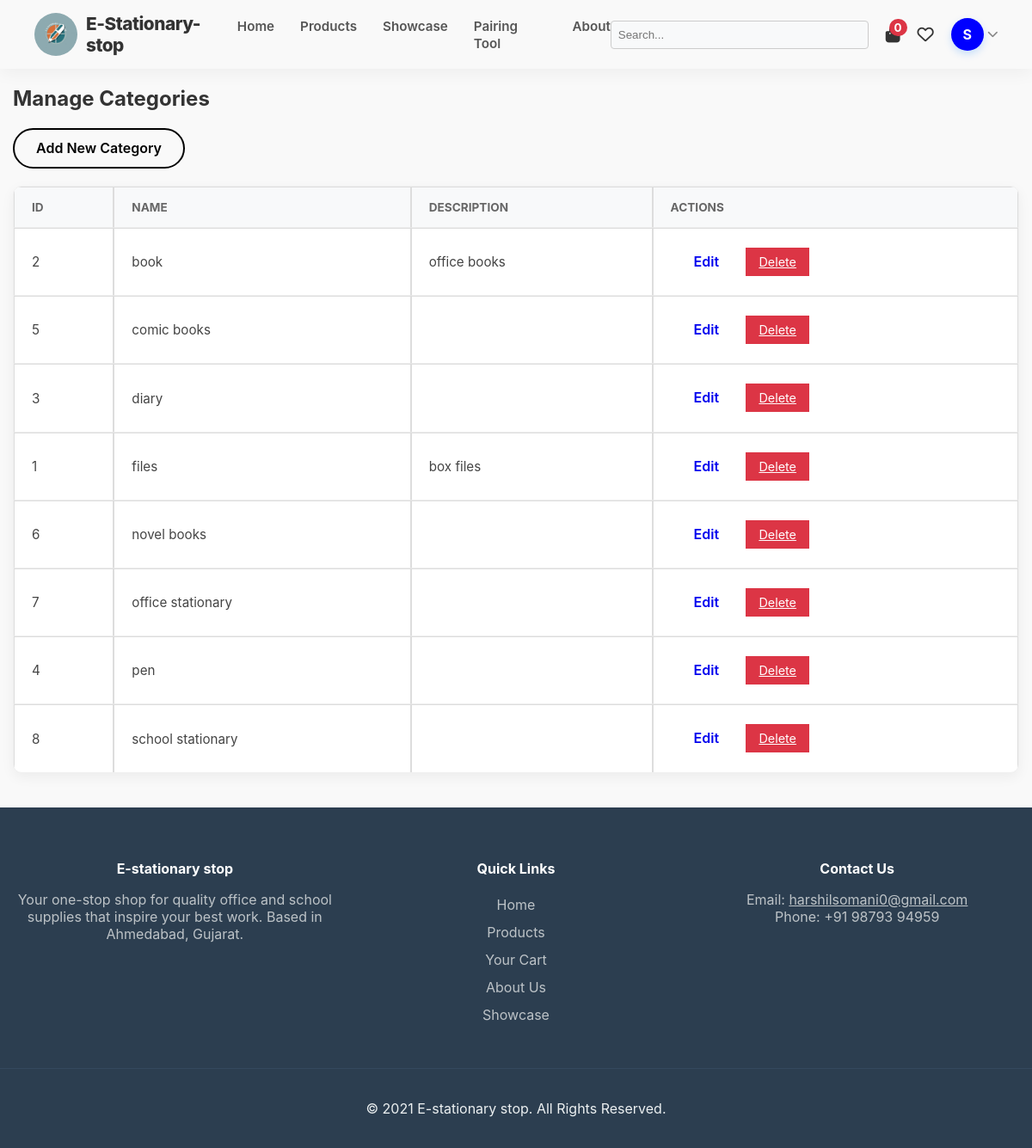
/admin/manage_categories.php (signed in), run on the app's committed database.
### tables this page shows
CREATE TABLE `categories` (
  `id` int(11) NOT NULL,
  `name` varchar(100) NOT NULL,
  `description` text DEFAULT NULL
);

### admin/manage_categories.php (the view, shortened to what this page needs)
<?php
include_once '../includes/db_connect.php';
$result = $conn->query("SELECT * FROM categories ORDER BY name ASC");
include_once '../includes/header.php';
?>
<h2>Manage Categories</h2>
<a href="category_form.php" class="btn btn-primary">Add New Category</a>
<table class="admin-table">
    <thead>
        <tr>
            <th>ID</th>
            <th>Name</th>
            <th>Description</th>
            <th>Actions</th>
        </tr>
    </thead>
    <tbody>
        <?php if ($result->num_rows > 0): ?>
            <?php while($row = $result->fetch_assoc()): ?>
            <tr>
                <td><?php echo $row['id']; ?></td>
                <td><?php echo htmlspecialchars($row['name']); ?></td>
                <td><?php echo htmlspecialchars($row['description']); ?></td>
                <td>
                    <a href="category_form.php?edit_id=<?php echo $row['id']; ?>" class="btn">Edit</a>
                    <a href="manage_categories.php?delete_id=<?php echo $row['id']; ?>" class="btn-danger" onclick="return confirm('WARNING: Deleting this category will also delete ALL products inside it. Are you absolutely sure?');">Delete</a>
                </td>
            </tr>
            <?php endwhile; ?>
        <?php else: ?>
            <tr>
                <td colspan="4">No categories found.</td>
            </tr>
        <?php endif; ?>
    </tbody>
</table>
<?php include_once '../includes/footer.php'; ?>

### assets/css/style.css (style rules this page uses)
body { font-family: -apple-system, BlinkMacSystemFont, "Segoe UI", Roboto, Helvetica, Arial, sans-serif; margin: 0; background-color: #f9f9f9; color: #333; }
.admin-table { width: 100%; border-collapse: collapse; margin: 20px 0; }
.admin-table th, .admin-table td { border: 1px solid #ddd; padding: 8px; text-align: left; }
.admin-table { width: 100%; border-collapse: separate; border-spacing: 0; margin: 20px 0; background: #fff; border-radius: 10px; overflow: hidden; box-shadow: 0 5px 15px rgba(0,0,0,0.05); border: 1px solid #f0f0f0; }
.admin-table thead { background-color: #f8f9fa; }
.admin-table th { padding: 15px 20px; text-align: left; font-size: 0.85rem; text-transform: uppercase; color: #666; font-weight: 700; border-bottom: 1px solid #eee; }
.admin-table td { padding: 15px 20px; border-bottom: 1px solid #eee; color: #444; font-size: 0.95rem; }
.admin-table tr:last-child td { border-bottom: none; }
.btn { display: inline-block; padding: 12px 25px; font-size: 1rem; font-weight: 600; text-align: center; text-decoration: none; border-radius: 30px; cursor: pointer; transition: all 0.3s ease; border: 2px solid transparent; line-height: 1.2; }
.btn-primary { background-color: var(--primary-color); color: black; !important; border-color: var(--primary-color); }
.btn-danger { background-color: #dc3545; color: white !important; border-color: #dc3545; padding: 8px 15px; font-size: 0.9rem; }

### data on the page
categories: id "2", name "book", description "office books"
categories: id "5", name "comic books"
categories: id "3", name "diary"
categories: id "1", name "files", description "box files"
categories: id "6", name "novel books"
categories: id "7", name "office stationary"
categories: id "4", name "pen"
categories: id "8", name "school stationary"

### other printed values
$cart_count "0"
$user_initial "S"
